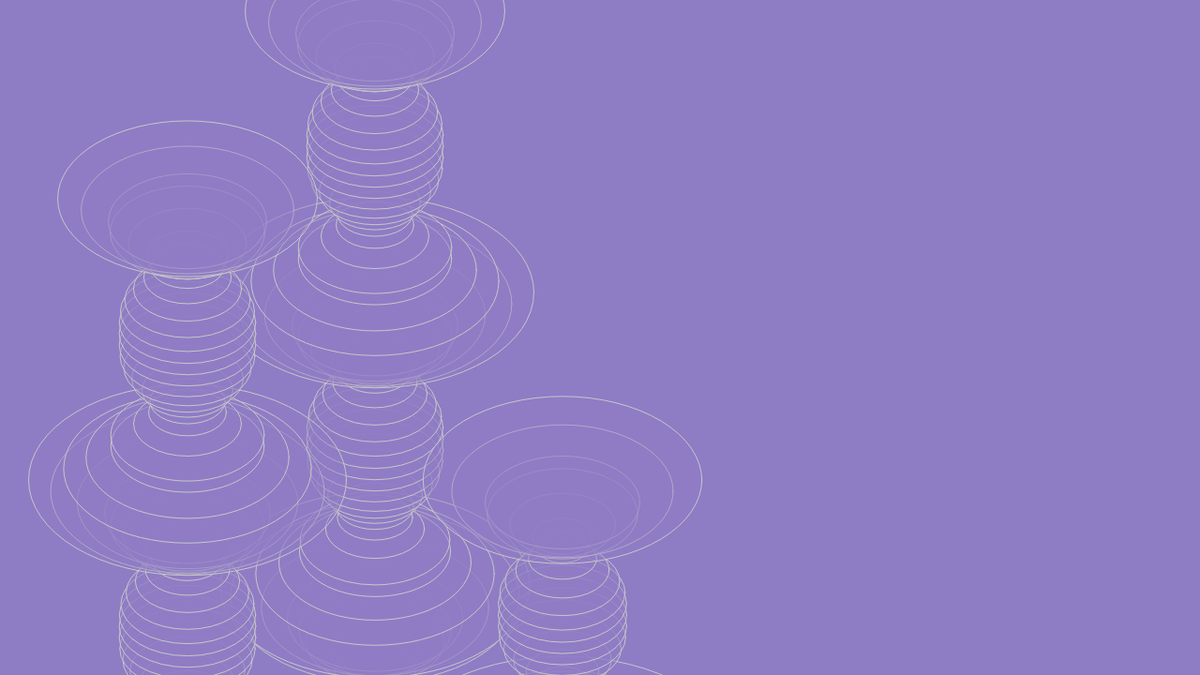
Frame 1 (no input)
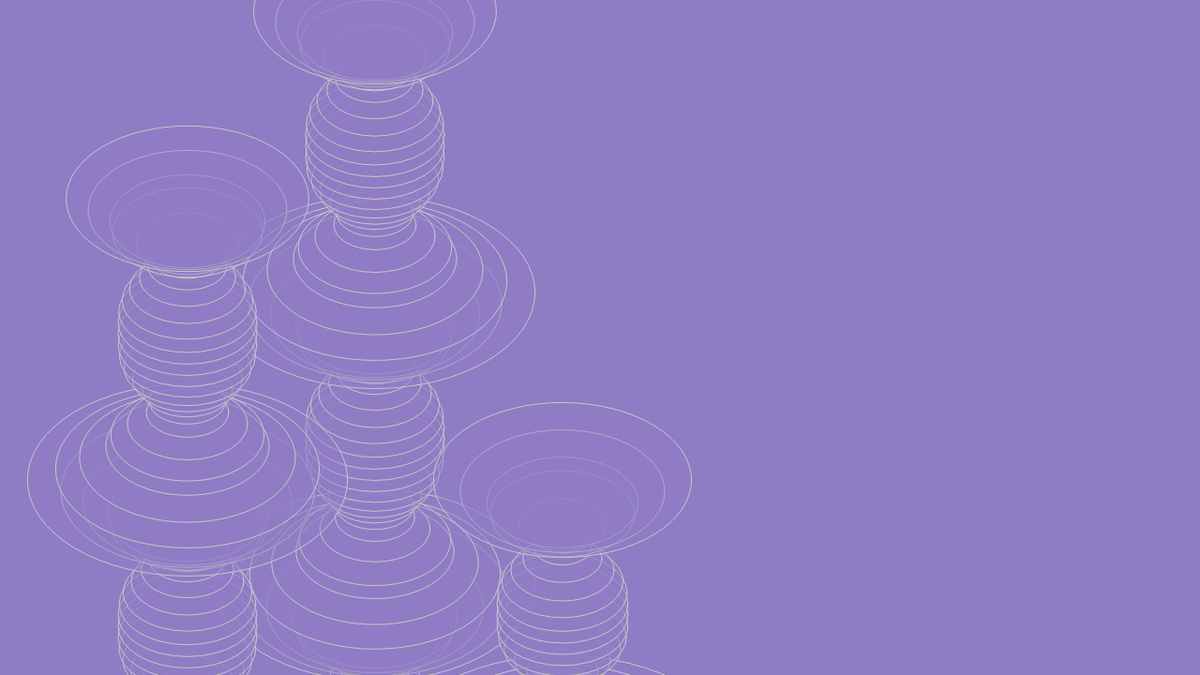
Frame 2 (the mouse pressed at the canvas centre, redrawn once)

The p5.js sketch that drew these frames (run headless with seeded random() and noise() and a simulated clock; the mouse was pressed at the canvas centre and the sketch redrawn once):

// p5.js sketch
// ── sketch.js
let roff = 0.03;
let xoff = 0;
let rad;
let r;
let a = 0;
let theShader;



function setup() {
  createCanvas(1280, 720);
  noLoop()
  
}

function draw() {


  background(142, 124, 197);

  for (x = height; x > 0; x -= 12) {
    r = sin(x / 100 + a + TWO_PI);

    n = noise(r, a)
    // console.log(n)
    r2 = map(n, 0.4, 1, 140, 590)
    r3 = map(n, 0.4, 1, 130, 680)
    //noStroke()
    stroke(200)
    fill(142, 124, 197,100)
    
    //noFill()
    ellipse(400, x, r2, r2 * 0.6)
    ellipse(200,x+200, r2, r2* 0.6)
    ellipse(600, x+500, r3, r3* 0.6)
  }
  a += 0.03;
}
